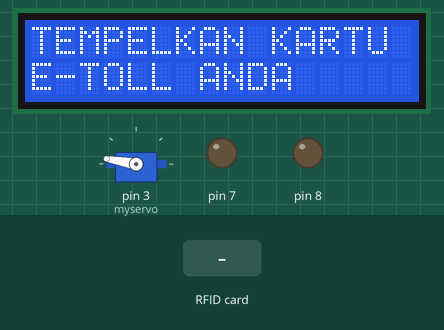
A sketch run on a simulated Arduino Uno, built with avr-gcc and run on an emulated ATmega328P. On the bench: servo, 16×2 character LCD, output pins drawn as LEDs (lit = HIGH). The inputs (shaded band) are chosen by the test bench. Pins used as bus, display or sensor lines are not drawn; what the sketch prints to the serial monitor is not drawn.

Above: at 2.3 s.
2.4 s: RFID card 07 56 14 D8 held to the reader
At 4.3 s:
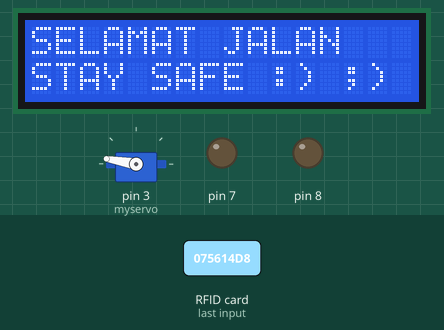
At 7.0 s:
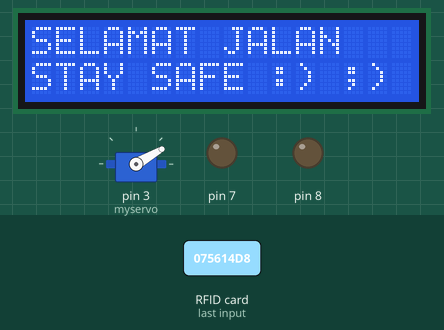
13.0 s: RFID card DE AD BE EF held to the reader
At 14.4 s:
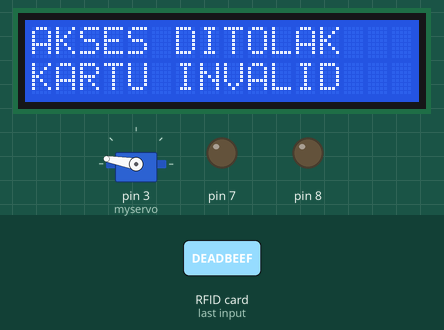
Timing chart, 0 to 16.0 s (numbered marks = the images above; inputs shaded):
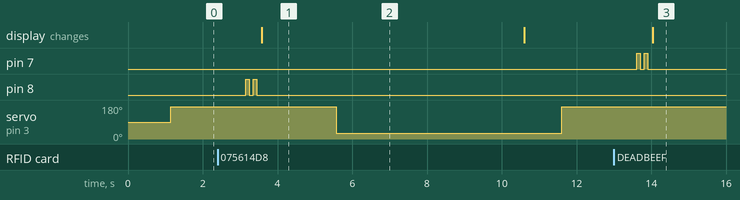

The sketch:

ANNISA.ino
```cpp
#include <Servo.h>
#include <SPI.h>
#include <MFRC522.h>
#include <Wire.h> // Library komunikasi I2C
#include <LiquidCrystal_I2C.h> // Library modul I2C LCD
#define RST_PIN   9     // Configurable, see typical pin layout above
#define SS_PIN    10    // Configurable, see typical pin layout above
MFRC522 mfrc522(SS_PIN, RST_PIN);   // Create MFRC522 instance
LiquidCrystal_I2C lcd = LiquidCrystal_I2C(0x27, 16, 2);
const int kuning = 8;
const int merah = 7;

/* Set your new UID here */
#define NEW_UID {0xDE, 0xAD, 0xBE, 0xEF}

MFRC522::MIFARE_Key key;
Servo myservo;
void setup() {
  myservo.attach(3);  // servo terhubung pin 3
  Serial.begin(9600);   // Initiate a serial communication
  SPI.begin();      // Initiate  SPI bus
  mfrc522.PCD_Init();   // Initiate MFRC522
  Serial.println("Approximate your card to the reader...");
  Serial.println();

  pinMode (8, OUTPUT);
  pinMode (7, OUTPUT);
  // inisialisasi LCD:
  lcd.init();
  lcd.backlight();
  lcd.clear();
  lcd.print("TEMPELKAN KARTU");
  lcd.setCursor(0, 1);
  lcd.print("E-TOLL ANDA");
  delay(1000);
}

void loop() {
  myservo.write(170);
  delay(2000);
  if ( ! mfrc522.PICC_IsNewCardPresent())
  {
    return;
  }
  // Select one of the cards
  if ( ! mfrc522.PICC_ReadCardSerial())
  {
    return;
  }
  //Show UID on serial monitor
  Serial.print("UID tag :");
  String content= "";
  byte letter;
  for (byte i = 0; i < mfrc522.uid.size; i++)
  {
     Serial.print(mfrc522.uid.uidByte[i] < 0x10 ? " 0" : " ");
     Serial.print(mfrc522.uid.uidByte[i], HEX);
     content.concat(String(mfrc522.uid.uidByte[i] < 0x10 ? " 0" : " "));
     content.concat(String(mfrc522.uid.uidByte[i], HEX));
  }
  Serial.println();
  Serial.print("Message : ");
  content.toUpperCase();
  if (content.substring(1) == "07 56 14 D8") //change here the UID of the card/cards that you want to give access
  {
    Serial.println("Authorized access");
    Serial.println();
    digitalWrite (8, HIGH);
    delay(100);
    digitalWrite (8, LOW);
    delay(100);
    digitalWrite (8, HIGH);
    delay(100);
    digitalWrite (8, LOW);
    delay(100);
    lcd.clear();
    lcd.print("SELAMAT JALAN");
    lcd.setCursor(0, 1);
    lcd.print("STAY SAFE :) ;)");
    delay(2000);
  myservo.write(30);
  delay(2000);
    delay(3000);
      lcd.clear();
  lcd.print("TEMPELKAN KARTU");
  lcd.setCursor(0, 1);
  lcd.print("E-TOLL ANDA");
  delay(1000);
  }

 else   {
    Serial.println(" Access denied");
    Serial.println();
    digitalWrite (7, HIGH);
    delay(100);
    digitalWrite (7, LOW);
    delay(100);
    digitalWrite (7, HIGH);
    delay(100);
    digitalWrite (7, LOW);
    delay(100);
    lcd.clear();
    lcd.print("AKSES DITOLAK");
    lcd.setCursor(0, 1);
    lcd.print("KARTU INVALID");
    delay(2000);
  myservo.write(170);
  delay(2000);
    delay(3000);
    lcd.clear();
  lcd.print("TEMPELKAN KARTU");
  lcd.setCursor(0, 1);
  lcd.print("E-TOLL ANDA");
  delay(1000);
  }
}
```

Measured:
- after the input at 2.4 s, pin 8: alternates HIGH for 0.10 s and LOW for 0.10 s, 4 changes in all, then stays LOW, starting after 0.75 s; servo on pin 3 (myservo): 170° → 30° after 3.2 s, → 170° 6.0 s later; the display: changes after 1.2 s (image 1)
- after the input at 13.0 s, pin 7: alternates HIGH for 0.10 s and LOW for 0.10 s, 4 changes in all, then stays LOW, starting after 0.61 s; the display: changes after 1.0 s (image 3)
- what the display in image 1 shows lasts 7.0 s, from 3.6 s to 10.6 s
